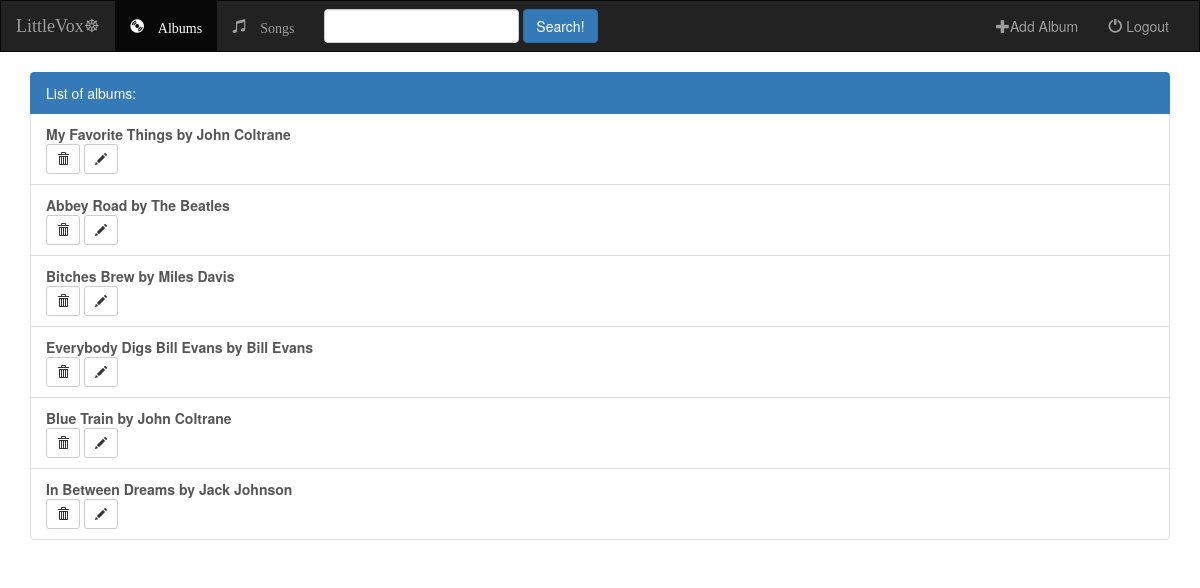
The app's page /music/ with its own data.
### music/models.py (models this page shows, shortened)
class Album(models.Model):
    artist = models.CharField(max_length=100)
    title = models.CharField(max_length=100)
    logo = models.CharField(max_length=1000)
    genre = models.CharField(max_length=100)
    def __str__(self):
        return self.title + ' by ' + self.artist

### music/views.py (the view)
def index(request):
    all_albums = Album.objects.all()
    context = {
        'all_albums' : all_albums
        }
    return render(request, 'music/index.html', context)

### music/templates/music/index.html (shortened to what this page needs)
{% extends 'music/base.html' %}
{% block body %}
<div class="container">
	<div class="list-group">
		<button type="button" class="list-group-item list-group-item-action active" disabled>List of albums:</button>
		{% if all_albums %}
		{% for album in all_albums %}
        <a href="{% url 'music:detail' album.id %}" class="list-group-item list-group-item-action"><strong>{{ album }}</strong><br>
                <form action="{% url 'music:album-delete' album.id %}" method="post" style="display: inline;">
                    <button type="submit" class="btn btn-default btn-sm">
                        <span class="glyphicon glyphicon-trash"></span>
                    </button>
                </form>
                <form action="{% url 'music:album-update' album.id %}" method="get" style="display: inline;">
                    <button type="submit" class="btn btn-default btn-sm">
                        <span class="glyphicon glyphicon-pencil"></span>
                    </button>
                </form>
            </a>
		{% endfor %}
		{% else %}
			<button type="button" class="list-group-item list-group-item-action" disabled>Sorry, no albums in database.</button>
		{% endif %}
	</div>
</div>
{% endblock %}

### records on screen
Album: title+artist "My Favorite Things by John Coltrane"
Album: title+artist "Abbey Road by The Beatles"
Album: title+artist "Bitches Brew by Miles Davis"
Album: title+artist "Everybody Digs Bill Evans by Bill Evans"
Album: title+artist "Blue Train by John Coltrane"
Album: title+artist "In Between Dreams by Jack Johnson"
